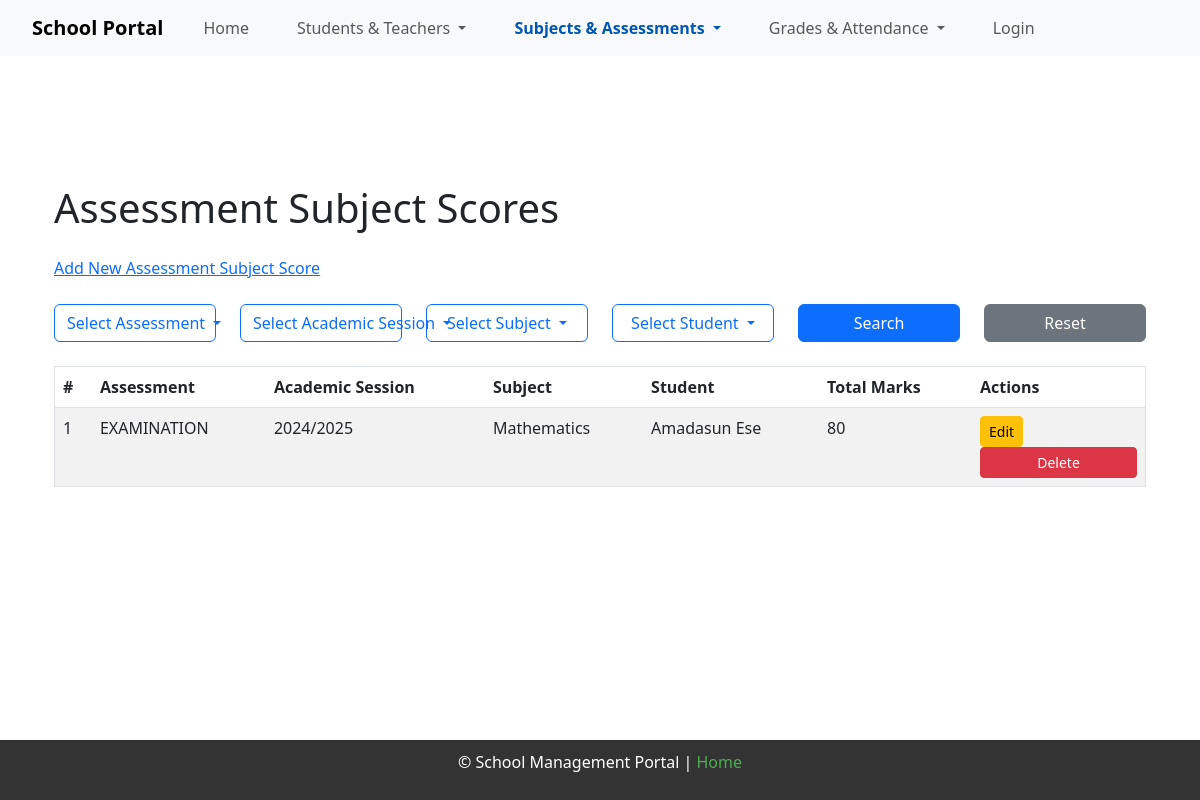
The page /assessment_subject_scores?assessment=1 on the database as committed earlier.
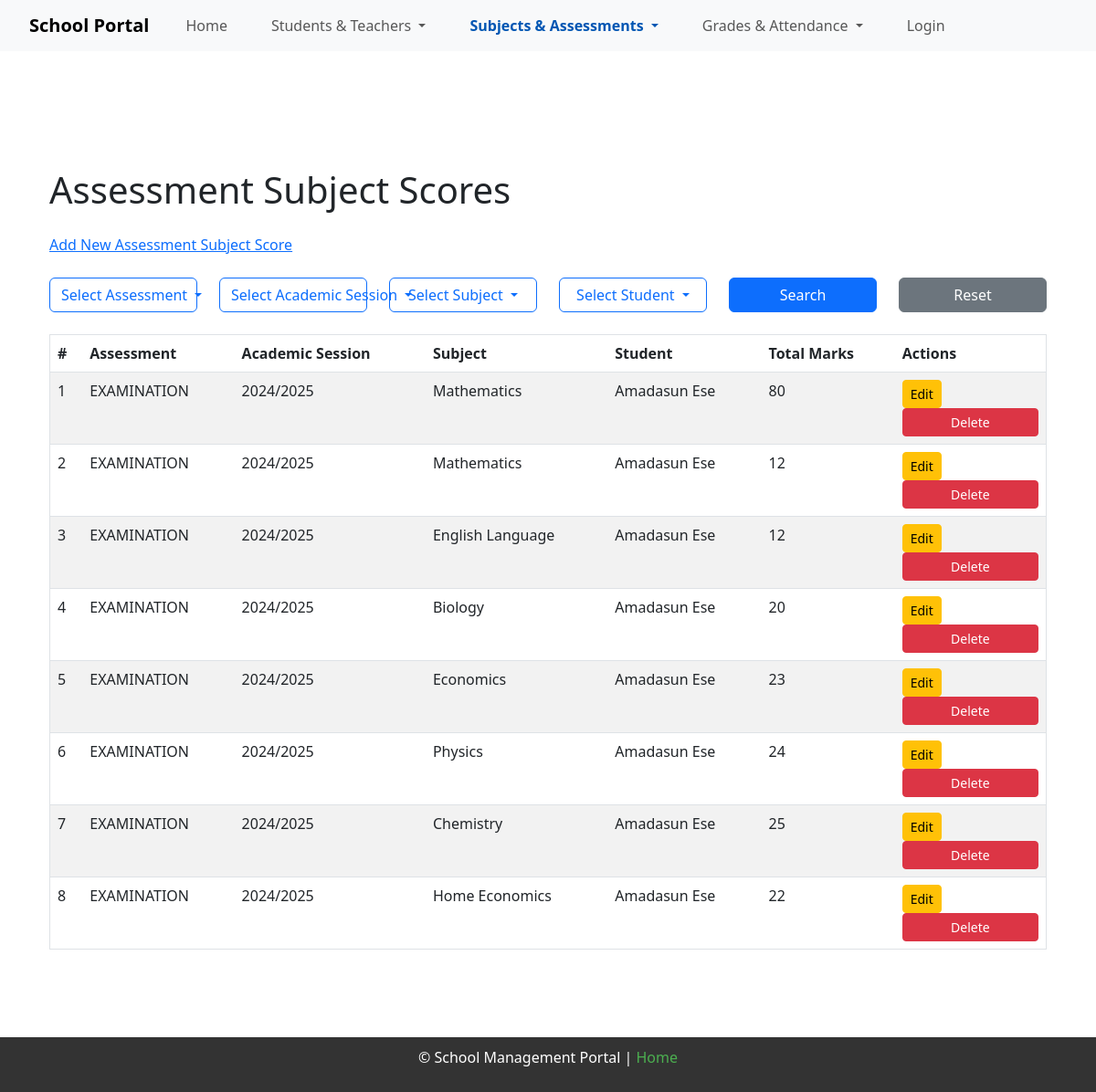
The same page on the database as committed later.
### models.py (models this page shows)
class AssessmentSubjectScore(db.Model):
    __tablename__ = 'assessment_subject_scores'
    id = db.Column(db.Integer, primary_key=True)
    assessment_id = db.Column(db.Integer, db.ForeignKey('assessments.id'), nullable=False)
    subject_id = db.Column(db.Integer, db.ForeignKey('subjects.id', name='fk_assessment_subject_scores_subject_id'), nullable=False)
    student_id = db.Column(db.Integer, db.ForeignKey('students.id'), nullable=False)
    total_marks = db.Column(db.Integer, nullable=False)
    assessment = db.relationship('Assessment', backref=db.backref('assessment_subject_scores', lazy=True))
    subject = db.relationship('Subject', backref=db.backref('subject_ref', lazy=True))
    student = db.relationship('Student', backref=db.backref('student_assessments', lazy=True))  # Unique backref

class Assessment(db.Model):
    __tablename__ = 'assessments'
    id = db.Column(db.Integer, primary_key=True)
    name = db.Column(db.String(100), nullable=False)
    date = db.Column(db.Date, nullable=False)
    assessment_type_id = db.Column(db.Integer, db.ForeignKey('assessment_types.id'), nullable=False)
    class_id = db.Column(db.Integer, db.ForeignKey('classes.id'), nullable=False)
    academic_session = db.Column(db.String(20), nullable=False)
    term = db.Column(db.String(20), nullable=False)
    assessment_type = db.relationship('AssessmentType', backref='assessments', lazy=True)
    subject_scores = db.relationship('AssessmentSubjectScore', backref='assessmentsubjectscores', lazy=True)  # Updated backref

class Subject(db.Model):
    __tablename__ = 'subjects'
    id = db.Column(db.Integer, primary_key=True)
    name = db.Column(db.String(100), nullable=False)
    school_id = db.Column(db.Integer, db.ForeignKey('schools.id'), nullable=False)
    teacher_subjects = db.relationship('TeacherSubject', backref='teacher_subject', lazy=True)
    assessment_scores = db.relationship('AssessmentSubjectScore', backref='subject_ref', lazy=True)
    class_subjects = db.relationship('ClassSubject', backref='class_subject', lazy=True)

class Student(db.Model):
    __tablename__ = 'students'
    id = db.Column(db.Integer, primary_key=True)
    first_name = db.Column(db.String(50), nullable=False)
    last_name = db.Column(db.String(50), nullable=False)
    date_of_birth = db.Column(db.Date, nullable=False)
    enrollment_date = db.Column(db.Date, nullable=False)
    gender = db.Column(db.String(1), nullable=False)
    grade_level = db.Column(db.String(20), nullable=False)
    contact_email = db.Column(db.String(100), nullable=False)
    school_id = db.Column(
        db.Integer,
        db.ForeignKey('schools.id', name='fk_students_school_id'),
        nullable=False
    )
    class_id = db.Column(
        db.Integer,
        db.ForeignKey('classes.id', name='fk_students_class_id'),
        nullable=False
    )
    grades = db.relationship('Grade', backref='student', lazy=True)
    attendance = db.relationship('Attendance', backref='student', lazy=True)

### routes.py (the view)
@main.route('/assessment_subject_scores')
def assessment_subject_scores():
    assessment_id = request.args.get('assessment')
    academic_session = request.args.get('academic_session')
    subject_id = request.args.get('subject')
    student_id = request.args.get('student')
    query = db.session.query(
        AssessmentSubjectScore,
        Assessment.name.label('assessment_name'),
        Subject.name.label('subject_name'),
        Student.first_name,
        Student.last_name,
        AssessmentSubjectScore.total_marks,
        Assessment.academic_session
    ).join(
        Assessment, AssessmentSubjectScore.assessment_id == Assessment.id
    ).join(
        Subject, AssessmentSubjectScore.subject_id == Subject.id
    ).join(
        Student, AssessmentSubjectScore.student_id == Student.id
    )
    if assessment_id:
        query = query.filter(AssessmentSubjectScore.assessment_id == assessment_id)
    if academic_session:
        query = query.filter(Assessment.academic_session == academic_session)
    if subject_id:
        query = query.filter(AssessmentSubjectScore.subject_id == subject_id)
    if student_id:
        query = query.filter(AssessmentSubjectScore.student_id == student_id)
    scores = query.all()
    assessments = Assessment.query.all()
    academic_sessions = db.session.query(Assessment.academic_session).distinct().all()
    subjects = Subject.query.all()
    students = Student.query.all()
    return render_template(
        'assessment_subject_scores.html',
        scores=scores,
        assessments=assessments,
        academic_sessions=[session[0] for session in academic_sessions],
        subjects=subjects,
        students=students
    )

### __init__.py (called while the page is built)
def create_app():
    app = Flask(__name__)
    app.config.from_object(Config)
    app.config['UPLOAD_FOLDER'] = os.path.join(os.getcwd(), 'static/uploads')
    @app.before_request
    def before_request():
        g.current_user = current_user
    db.init_app(app)
    migrate.init_app(app, db)
    bootstrap.init_app(app)
    login_manager.init_app(app)
    login_manager.login_view = 'main.login'
    app.static_folder ='static'
    app.static_url_path = '/static'
    with app.app_context():
        from . import models
        from .routes import main
        app.register_blueprint(main)
        db.create_all()
    return app

### templates/assessment_subject_scores.html (shortened to what this page needs)
{% extends "base.html" %}
{% block content %}
<div class="container mt-5">
    <h1 class="mb-4">Assessment Subject Scores</h1>
    <div class="back-link mb-4">
        <a href="{{ url_for('main.add_assessment_score') }}">Add New Assessment Subject Score</a>
    </div>
    <form method="GET" class="mb-4">
        <div class="row">
            <div class="col-md-2">
                <div class="dropdown">
                    <button
                        class="btn btn-outline-primary dropdown-toggle w-100"
                        type="button"
                        id="dropdownAssessment"
                        data-bs-toggle="dropdown"
                        aria-expanded="false">
                        Select Assessment
                    </button>
                </div>
            </div>
            <div class="col-md-2">
                <div class="dropdown">
                    <button
                        class="btn btn-outline-primary dropdown-toggle w-100"
                        type="button"
                        id="dropdownAcademicSession"
                        data-bs-toggle="dropdown"
                        aria-expanded="false">
                        Select Academic Session
                    </button>
                </div>
            </div>
            <div class="col-md-2">
                <div class="dropdown">
                    <button
                        class="btn btn-outline-primary dropdown-toggle w-100"
                        type="button"
                        id="dropdownSubject"
                        data-bs-toggle="dropdown"
                        aria-expanded="false">
                        Select Subject
                    </button>
                </div>
            </div>
            <div class="col-md-2">
                <div class="dropdown">
                    <button
                        class="btn btn-outline-primary dropdown-toggle w-100"
                        type="button"
                        id="dropdownStudent"
                        data-bs-toggle="dropdown"
                        aria-expanded="false">
                        Select Student
                    </button>
                </div>
            </div>
            <div class="col-md-2">
                <button type="submit" class="btn btn-primary w-100">Search</button>
            </div>
            <div class="col-md-2">
                <a href="{{ url_for('main.assessment_subject_scores') }}" class="btn btn-secondary w-100">Reset</a>
            </div>
        </div>
    </form>
    <table class="table table-striped">
        <thead>
            <tr>
                <th>#</th>
                <th>Assessment</th>
                <th>Academic Session</th>
                <th>Subject</th>
                <th>Student</th>
                <th>Total Marks</th>
                <th>Actions</th>
            </tr>
        </thead>
        <tbody>
            {% for score in scores %}
            <tr>
                <td>{{ loop.index }}</td>
                <td>{{ score.assessment_name }}</td>
                <td>{{ score.academic_session }}</td>
                <td>{{ score.subject_name }}</td>
                <td>{{ score.first_name }} {{ score.last_name }}</td>
                <td>{{ score.total_marks }}</td>
                <td>
                    <a href="{{ url_for('main.edit_assessment_subject_score', id=score[0].id) }}" class="btn btn-sm btn-warning">Edit</a>
                    <form action="{{ url_for('main.delete_assessment_subject_score', id=score[0].id) }}" method="POST" style="display:inline;">
                        <button type="submit" class="btn btn-sm btn-danger" onclick="return confirm('Are you sure you want to delete this record?');">Delete</button>
                    </form>
                </td>
            </tr>
            {% endfor %}
        </tbody>
    </table>
</div>
{% endblock %}

### templates/base.html (shortened to what this page needs)
<!DOCTYPE html>
<html lang="en">
<head>
    <link rel="stylesheet" href="{{ url_for('static', filename='style.css') }}">
    <link href="https://cdn.jsdelivr.net/npm/bootstrap@5.3.0-alpha3/dist/css/bootstrap.min.css" rel="stylesheet">
    <link href="https://cdn.jsdelivr.net/npm/select2@4.1.0-rc.0/dist/css/select2.min.css" rel="stylesheet" />
</head>
<body>
    {% include 'navigation.html' %}
    <div class="container">
        {% block content %}{% endblock %}
    </div>
    <footer>
        <p>&copy; {{ year }} School Management Portal | <a href="{{ url_for('main.index') }}">Home</a></p>
    </footer>
</body>
</html>

### templates/navigation.html (shortened to what this page needs)
<nav class="navbar navbar-expand-lg navbar-light bg-light">
    <div class="container-fluid">
        <a class="navbar-brand" href="{{ url_for('main.index') }}">School Portal</a>
        <div class="collapse navbar-collapse" id="navbarNavDropdown">
            <ul class="navbar-nav">
                <li class="nav-item">
                    <a class="nav-link {% if request.endpoint == 'main.index' %}active{% endif %}" href="{{ url_for('main.index') }}">Home</a>
                </li>
                <li class="nav-item dropdown">
                    <a class="nav-link dropdown-toggle " href="#" id="studentsTeachersDropdown" role="button" data-bs-toggle="dropdown" aria-expanded="false">
                        Students & Teachers
                    </a>
                </li>
                <li class="nav-item dropdown">
                    <a class="nav-link dropdown-toggle {% if request.endpoint in ['main.subjects', 'main.add_subject', 'main.assessments', 'main.assessment_types', 'main.assessment_subject_scores', 'main.add_assessment_score'] %}active{% endif %}" href="#" id="subjectsAssessmentsDropdown" role="button" data-bs-toggle="dropdown" aria-expanded="false">
                        Subjects & Assessments
                    </a>
                </li>
                <li class="nav-item dropdown">
                    <a class="nav-link dropdown-toggle " href="#" id="gradesAttendanceDropdown" role="button" data-bs-toggle="dropdown" aria-expanded="false">
                        Grades & Attendance
                    </a>
                </li>
                {% if current_user.is_authenticated %}
                    {% if current_user.is_admin %}
                        <li class="nav-item">
                            <a class="nav-link {% if request.endpoint == 'main.register_school' %}active{% endif %}" href="{{ url_for('main.register_school') }}">Register School</a>
                        </li>
                    {% endif %}
                    <li class="nav-item">
                        <a class="nav-link {% if request.endpoint == 'main.dashboard' %}active{% endif %}" href="{{ url_for('main.dashboard') }}">Dashboard</a>
                    </li>
                    <li class="nav-item">
                        <a class="nav-link" href="{{ url_for('main.logout') }}">Logout</a>
                    </li>
                {% else %}
                    <li class="nav-item">
                        <a class="nav-link {% if request.endpoint == 'main.login' %}active{% endif %}" href="{{ url_for('main.login') }}">Login</a>
                    </li>
                {% endif %}
            </ul>
        </div>
    </div>
</nav>

### static/style.css (style rules this page uses)
html, body { margin: 0; padding: 0; height: 100%; font-family: Arial, sans-serif; display: flex; flex-direction: column; }
.container { flex: 1; padding: 20px; }
footer { background-color: #333; color: white; text-align: center; padding: 10px 20px; position: relative; }
footer a { color: #4CAF50; text-decoration: none; }
nav { background-color: #333; color: white; padding: 1em; text-align: center; }
nav a { color: white; margin: 0 1em; text-decoration: none; }
.container { margin: 20px; }
table { width: 100%; border-collapse: collapse; margin-top: 10px; }
table, th, td { border: 1px solid #ddd; padding: 8px; }
th { background-color: #f2f2f2; font-weight: bold; }
form { margin: 0; }
form button { background-color: #333; color: white; padding: 10px 15px; border: none; border-radius: 4px; cursor: pointer; font-size: 16px; width: 100%; }
.navbar { margin-bottom: 20px; }
.navbar-brand { font-weight: bold; }
.nav-item .active { font-weight: bold; color: #0056b3 !important; }

Rows that differ between the two databases and show on the page:
added AssessmentSubjectScore: assessment_name "EXAMINATION", academic_session "2024/2025", subject_name "Mathematics", first_name "Amadasun", last_name "Ese", total_marks "12"
added AssessmentSubjectScore: assessment_name "EXAMINATION", academic_session "2024/2025", subject_name "English Language", first_name "Amadasun", last_name "Ese", total_marks "12"
added AssessmentSubjectScore: assessment_name "EXAMINATION", academic_session "2024/2025", subject_name "Biology", first_name "Amadasun", last_name "Ese", total_marks "20"
added AssessmentSubjectScore: assessment_name "EXAMINATION", academic_session "2024/2025", subject_name "Economics", first_name "Amadasun", last_name "Ese", total_marks "23"
added AssessmentSubjectScore: assessment_name "EXAMINATION", academic_session "2024/2025", subject_name "Physics", first_name "Amadasun", last_name "Ese", total_marks "24"
added AssessmentSubjectScore: assessment_name "EXAMINATION", academic_session "2024/2025", subject_name "Chemistry", first_name "Amadasun", last_name "Ese", total_marks "25"
added AssessmentSubjectScore: assessment_name "EXAMINATION", academic_session "2024/2025", subject_name "Home Economics", first_name "Amadasun", last_name "Ese", total_marks "22"
